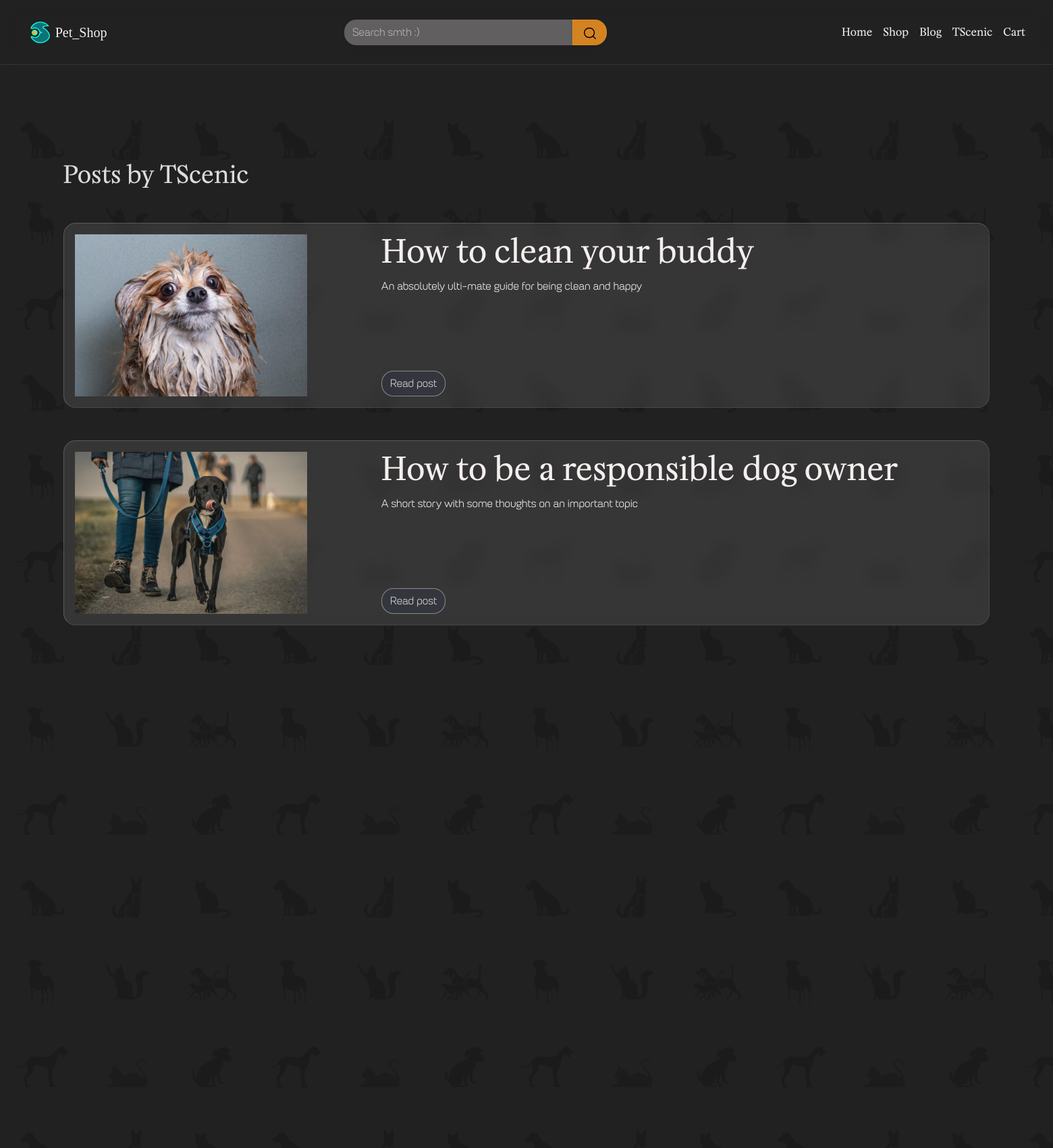
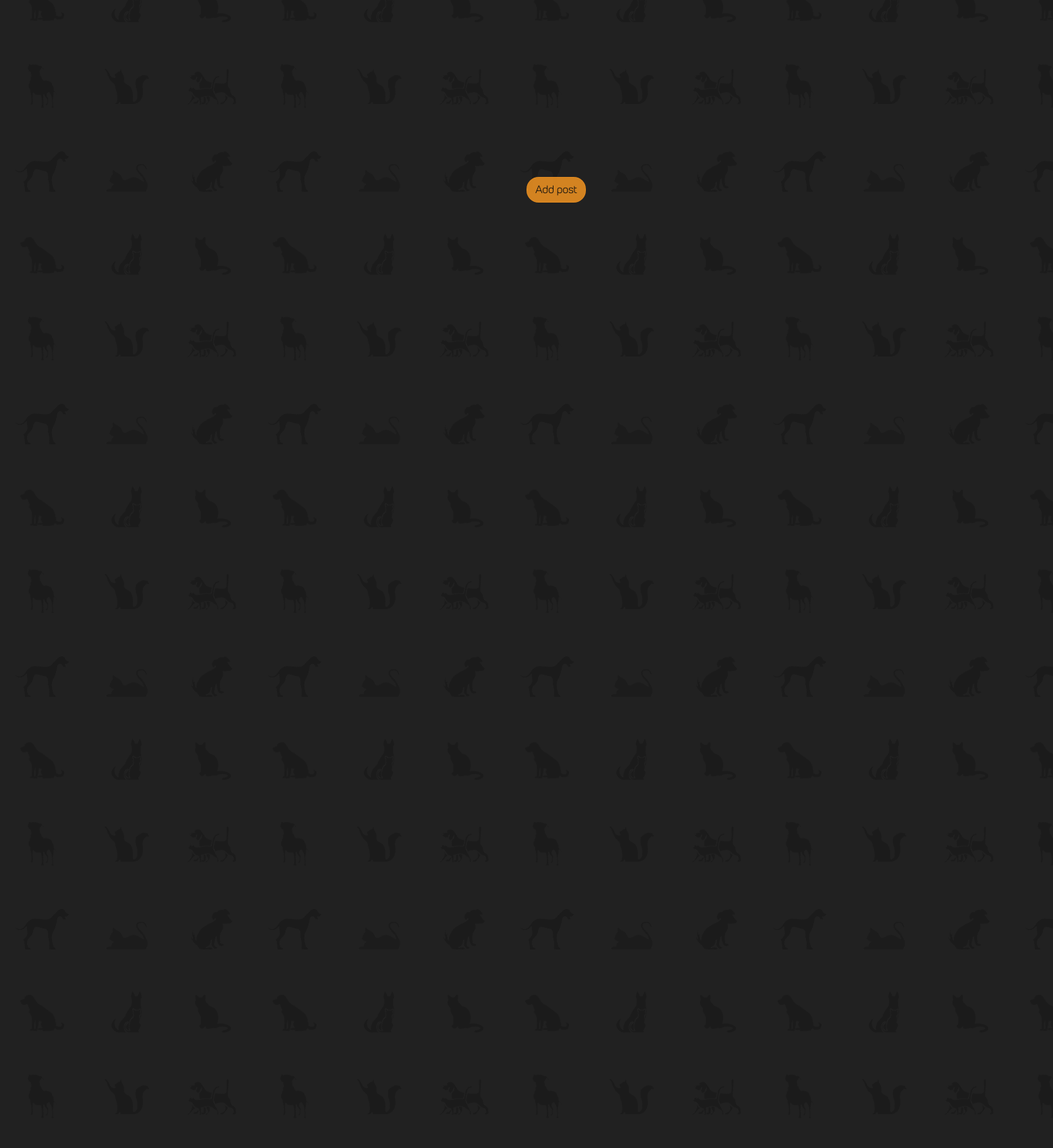
Page /author/tscenic (signed in, upper part) on the committed database (2 pictures, top to bottom).
### User/models.py (models this page shows, shortened)
class User(AbstractUser):
    profile_photo = models.ImageField(upload_to='avatars/%Y/%m/%d', blank=True,
                                      default='Images/default_avatar.webp',
                                      verbose_name='Avatar')
    user_slug = models.SlugField(unique=True)

### Blog/models.py (models this page shows, shortened)
class Post(models.Model):
    class Status(models.IntegerChoices):
        DRAFT = 0, 'Draft'
        PUBLISHED = 1, 'Published'
    author = models.ForeignKey(User, on_delete=models.CASCADE, related_name='author')
    title = models.CharField(max_length=50, db_index=True)
    slug = models.SlugField(max_length=75, unique=True, db_index=True, verbose_name='URL')
    main_photo = models.ImageField(upload_to='blog_photos/%Y/%m/%d',
                                   blank=True, verbose_name='Main photo')
    summary = models.TextField(max_length=255, db_index=True)
    content = models.TextField(db_index=True)
    time_create = models.DateTimeField(auto_now_add=True)
    time_updated = models.DateTimeField(auto_now=True)
    is_published = models.BooleanField(default=False)
    tags = models.ManyToManyField('PostTag', blank=True, related_name='tags')
    objects = models.Manager()
    published = PublishedManager()
    class Meta:
        ordering = ['-time_create']
        indexes = [
            models.Index(fields=['-time_create'])
        ]

### Blog/views.py (the view)
# urls.py: path('author/<slug:author>', views.AuthorView.as_view(), name='post_authors'),
class AuthorView(ListView):
    template_name = 'Blog/Tags.html'
    allow_empty = False
    def get_context_data(self, *, object_list=None, **kwargs):
        context = super().get_context_data(**kwargs)
        author = get_author(User, self)
        print(author.username)
        context['title'] = 'Posts by ' + author.username
        return context
    def get_queryset(self):
        return get_posts_by_author(get_published_posts(), self.kwargs['author'])

### Blog/services.py (called while the page is built)
def get_published_posts():
    return Post.objects.filter(is_published=True)

def get_author(model, instance):
    return model.objects.get(user_slug=instance.kwargs['author'])

def get_posts_by_author(queryset, author):
    return queryset.filter(author__user_slug=author)

### Blog/templates/Blog/Tags.html (shortened to what this page needs)
{% extends 'base.html' %}
{% block content %}
    <div class="main_container min-vh-100 mt-5">
        <div class="main_block mt-5 mb-5">
        <h3>{{ title }}</h3>
            {% for p in object_list %}
                <div class="clearfix back-drop blog_post p-3 mt-5">
                    <div class="row">
                        <div class="col-4">
                            {% if p.main_photo %}
                                <img src="{{ p.main_photo.url }}" width="80%" style="max-height: 15rem; object-fit: cover" alt="">
                            {% endif %}
                        </div>
                        <div class="col-8 position-relative">
                            <h2>{{ p.title }}</h2>
                            <p>{{ p.summary }}</p>
                            <a class="btn position-absolute bottom-0" href="../../blog/{{ p.slug }}/">Read post</a>
                        </div>
                    </div>
                </div>
            {% endfor %}
        </div>
    </div>
{% endblock %}
{% block button %}
<a href="add_post/" class="btn btn-primary add_post_btn">Add post</a>
{% endblock %}

### templates/base.html (shortened to what this page needs)
<!DOCTYPE html>
<html lang="en">
<head>
    {% load static %}
    <link href="https://cdn.jsdelivr.net/npm/bootstrap@5.3.2/dist/css/bootstrap.min.css" rel="stylesheet"
>
    <link href={% static 'css/bootstrap_skin.css' %} rel="stylesheet" media="screen">
    <link href={% static 'css/skin_default.css' %} rel="stylesheet" media="screen">
</head>
<body>
<nav class="autohide navbar navbar-expand-lg sticky-top justify-content-between back-drop">
    <a class="nav-link active mx-4" href="#">
        <div class="row align-items-center m-2">
            <div class="col"><img src="{% static 'Images/favicon_lg.png' %}" style="height: 2rem"></div>
            <div class="col" style="margin-left: -1rem; margin-top: 1rem"><p class="fs-5"
                                                                             style="font-family: Judson,serif">
                Pet_Shop</p></div>
        </div>
    </a>
    <div class="d-none d-sm-block w-25 justify-content-center justify-content-center align-content-center mx-4">
        <div class="input-group">
            <input class="shadow-sm form-control main-btn-ps back-drop" type="search" placeholder="Search smth :)"
                   id="example-search-input">
            <button class="shadow-sm btn btn-primary search_btn" type="button" style="align-content: start">
                <img src="{% static 'Images/Search.svg' %}" style="width: 75%">
            </button>
        </div>
    </div>
    <div class="d-flex w-auto align-self-center mx-4" style="top: -1rem">
        <div class="collapse navbar-collapse align-content-center m-2" id="navbarSupportedContent">
            <ul class="navbar-nav me-auto mb-2 mb-lg-0 align-content-end">
                <li class="nav-item">
                    <a class="nav-link active" aria-current="page" href="/">Home</a>
                </li>
                <li class="nav-item">
                    <a class="nav-link active" aria-current="page" href="#">Shop</a>
                </li>
                <li class="nav-item">
                    <a class="nav-link active" aria-current="page" href="/blog">Blog</a>
                </li>
                <li class="nav-item">
                    {% if user.is_authenticated %}
                    <a class="nav-link active" aria-current="page" href="/accounts/profile">{{ user.username | capfirst }}</a>
                    {% else %}
                    <a class="nav-link active" aria-current="page" href="/login">User</a>
                    {% endif %}
                </li>
                <li class="nav-item">
                    <a class="nav-link active" aria-current="page" href="#">Cart</a>
                </li>
            </ul>
        </div>
    </div>
</nav>
<div class="wrapper_ps">
    <div class="content_ps">
        <img src={% static 'Images/Bg_tile_l.png' %} data-speed=".2" style="position: absolute; z-index: -5">
        {% block content %}{% endblock %}
    </div>
{% block button %}
{% endblock %}
</div>
</body>
</html>

### static/css/skin_default.css (style rules this page uses)
body { background-color: #212121; color: rgb(244, 239, 238); }
h2 { color: rgb(244, 239, 238); }
h3 { color: rgba(244, 239, 238, 0.9); }
a { color: rgba(13, 115, 119, 1) }
.back-drop { backdrop-filter: blur(10px); }
.blog_post { background-color: rgba(244, 239, 238, 0.1); border-top-color: rgba(244, 239, 238, 0.2); border-left-color: rgba(244, 239, 238, 0.2); border-right-color: rgba(244, 239, 238, 0.1); border-bottom-color: rgba(244, 239, 238, 0.1); }
.navbar { --bs-navbar-brand-color: rgba(244, 239, 238); --bs-navbar-active-color: rgba(244, 239, 238); --bs-navbar-color: none; --bs-navbar-toggler-border-color: none; border-bottom-color: rgba(244, 239, 238, 0.1); }
.nav-item { color: rgb(244, 239, 238); }
.form-control { color: rgb(244, 239, 238); background-color: rgba(244, 239, 238, 0.3); --bs-secondary-color: rgba(244, 239, 238, .6); }
.btn { --bs-btn-color: rgba(244, 239, 238, .85); --bs-btn-bg: rgba(41, 58, 128, .1); --bs-btn-border-color: rgba(244, 239, 238, .45); --bs-btn-hover-bg: rgba(83, 126, 197, .05); --bs-btn-hover-color: #D2FFFA; --bs-btn-hover-border-color: rgba(244, 239, 238, .45); --bs-btn-active-color: rgba(244, 239, 238, .45); --bs-btn-active-bg: rgba(41, 58, 128, .2); --bs-btn-disabled-bg: none; --bs-btn-disabled-color: rgba(41, 58, 128); --bs-btn-disabled-border-color: rgba(41, 58, 128); border-radius: 1.125rem; }
.btn-primary { background-color: rgba(243, 148, 34, 0.85); --bs-btn-color: #101010; --bs-btn-bg: rgba(243, 148, 34, .85); --bs-btn-hover-bg: rgba(243, 148, 34, .75); --bs-btn-border-color: rgba(243, 148, 34, .45); --bs-btn-hover-color: #101010; --bs-btn-hover-border-color: rgba(244, 239, 238, .45); --bs-btn-active-color: #101010; --bs-btn-active-bg: rgba(243, 148, 34); --bs-btn-active-border-color: rgba(243, 148, 34, .25); --bs-btn-disabled-bg: none; --bs-btn-disabled-color: rgba(243, 148, 34, .55); --bs-btn-disabled-border-color: rgba(243, 148, 34, .55); }

### rows in the picture
User: username "TScenic"
Post: main_photo (picture), title "How to clean your buddy", summary "An absolutely ulti-mate guide for being clean and happy"
Post: main_photo (picture), title "How to be a responsible dog owner", summary "A short story with some thoughts on an important topic"

### other values in the picture
{{ title }} "Posts by TScenic"
